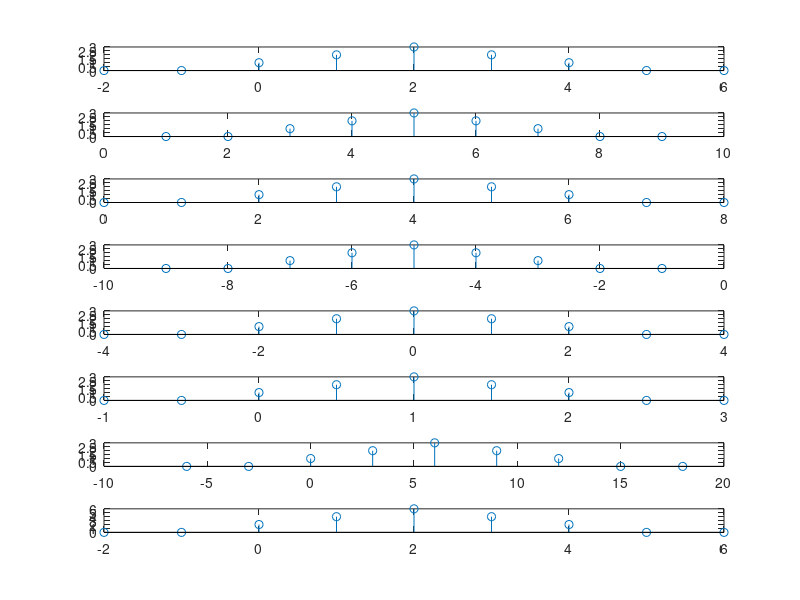

This figure's MATLAB source:
clc;
clear all;
close all;

n0=-2:6;
x0=[0 0 1 2 3 2 1 0 0];

subplot(8,1,1);
stem(n0,x0);

n1=n0+3;
x1=x0;

subplot(8,1,2);
stem(n1,x1);

n2=n0+2;
x2=x0;

subplot(8,1,3);
stem(n2,x2);

n3=-n0-3;
x3=x0;

subplot(8,1,4);
stem(n3,x3);

n4=-n0+2;
x4=x0;

subplot(8,1,5);
stem(n4,x4);

n5=n0/2;
x5=x0;

subplot(8,1,6);
stem(n5,x5);

n6=n0*3;
x6=x0;

subplot(8,1,7);
stem(n6,x6);

n7=n0;
x7=2*x0;

subplot(8,1,8);
stem(n7,x7);


